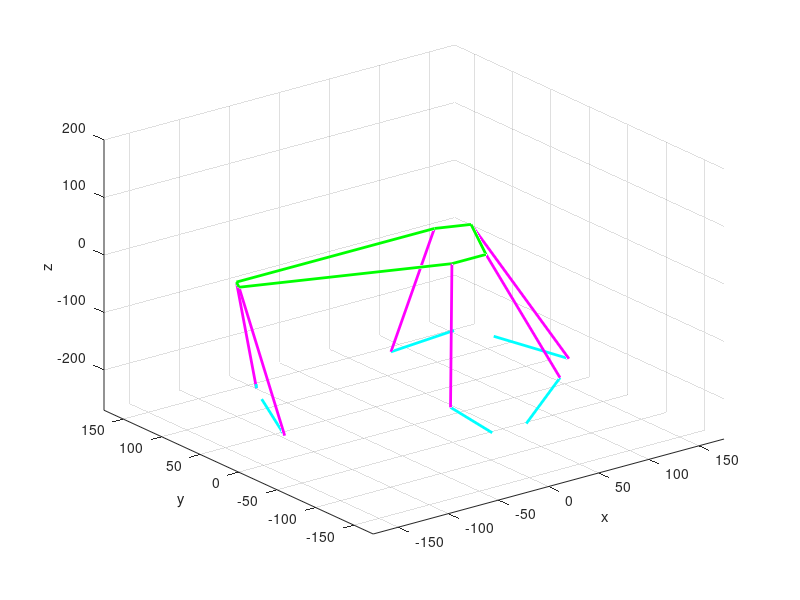

Reproduce this figure in MATLAB.
rb = 125; %radius of base mm
angle_offset = 30-15.63/2; %smallest angle between 2 mounts
h = 200;
l_crank = 70;
l_rocker = sqrt(h^2 + l_crank^2);
n_segments = 30;
linewidth = 2;
x_lim = rb+50;
y_lim = rb+50;

Tx=0;
Ty=35.8;
Tz=0;
alpha=1; %1 degree increments
beta=0/n_segments;
gamma=0;

T = ones(7,3);
top = ones(7,3);
base = ones(7,3);
R = eye(3);
lengths = ones(6,n_segments);
servo_angle = zeros(6,n_segments);
B = ones(n_segments, 6); %crank angle?


%base platform
for i=0:6
    if mod(i,2)==0 %if i is even
    angle = i*60 + angle_offset;  
    B(i+1) = deg2rad(angle-90);

    else
    angle = i*60 - angle_offset;
    B(i+1) = deg2rad(angle+90);
    end
    base(i+1,:) = [rb*cos(deg2rad(angle)), rb*sin(deg2rad(angle)), -h];
end
%plot base
plot3(base(:,1),base(:,2),base(:,3),'r', 'linewidth', linewidth); %connects the dots
hold on;

%top platform
for i=0:6
    if mod(i,2)==0 %if i is even
    angle = i*60 + angle_offset;  
      
    else
    angle = i*60 - angle_offset;  
    end
  top(i+1,:) = [rb*cos(deg2rad(angle)), rb*sin(deg2rad(angle)), 0];
end
%plot top
plot3(top(:,1),top(:,2),top(:,3),'g', 'linewidth', linewidth);
hold on;


%plot crank and rocker
for i=1:6
lengths(i) = norm(top(i,:) - base(i,:));
M = 2*l_crank*(top(i,3)-base(i,3));
N = 2*l_crank*(cos(B(i))*(top(i,1)-base(i,1)) + sin(B(i))*(top(i,2)-base(i,2)));
L=lengths(i)^2-(l_rocker^2-l_crank^2);
servo_angle(i,1) = asin(L/sqrt(M^2+N^2)) - atan(N/M);
crank = [base(i,1) + l_crank*cos(B(i))*cos(servo_angle(i,1)), base(i,2) + l_crank*cos(servo_angle(i,1))*sin(B(i)),...
        base(i,3) + l_crank*sin(servo_angle(i,1))];

link1 = [top(i,:); crank];
link2 = [crank;base(i,:)];
plot3(link1(:,1),link1(:,2),link1(:,3),'m', 'linewidth', linewidth);
hold on;
plot3(link2(:,1),link2(:,2),link2(:,3),'c', 'linewidth', linewidth);
hold on;

% compute misalignemnt angles
N = cross([base(i,1) base(i,2) 0] - base(1,:), [base(i,1) base(i,2) 0] - crank);
%// angle between plane and line, equals pi/2 - angle between D-E and N
plane_angle(i,1) = rad2deg(abs( pi/2 - acos( dot(crank-top(i,:), N)/norm(N)/norm(crank-top(i,:)) ) ));
end

axis([-x_lim x_lim -y_lim y_lim -h-l_crank h]);
grid on;
hold off;

%%{
%move platform
for j=1:n_segments

pause(0.0001);

%plot base
plot3(base(:,1),base(:,2),base(:,3),'r', 'linewidth', linewidth); %connects the dots
hold on;

%rotation matrix
R_x = [1,0,0 ; 0, cos(deg2rad(alpha)), sin(deg2rad(alpha)); 0, -sin(deg2rad(alpha)), cos(deg2rad(alpha))];
R_y = [ cos(deg2rad(beta)),0, -sin(deg2rad(beta)); 0,1,0 ; sin(deg2rad(beta)),0, cos(deg2rad(beta))];
R_z = [cos(deg2rad(gamma)), sin(deg2rad(gamma)), 0; -sin(deg2rad(gamma)), cos(deg2rad(gamma)),0; 0,0,1];
R = R_x * R_y * R_z ;

%translation matrix
T(:,1)=Tx;
T(:,2)=Ty;
T(:,3)=Tz;

%update top mount pts
top = R*transpose(top);
top = transpose(top);

%plot top
plot3(top(:,1),top(:,2),top(:,3),'g', 'linewidth', linewidth);
hold on;

%plots links
for i=1:6
lengths(i) = norm(top(i,:) - base(i,:));
M = 2*l_crank*(top(i,3)-base(i,3));
N = 2*l_crank*(cos(B(i))*(top(i,1)-base(i,1)) + sin(B(i))*(top(i,2)-base(i,2)));
L=lengths(i)^2-(l_rocker^2-l_crank^2);
servo_angle(i,j+1) = asin(L/sqrt(M^2+N^2)) - atan(N/M);
crank = [base(i,1) + l_crank*cos(B(i))*cos(servo_angle(i,j+1)), base(i,2) + l_crank*cos(servo_angle(i,j+1))*sin(B(i)),...
        base(i,3) + l_crank*sin(servo_angle(i,j+1))];

link1 = [top(i,:); crank];
link2 = [crank;base(i,:)];
plot3(link1(:,1),link1(:,2),link1(:,3),'m', 'linewidth', linewidth);
hold on;
plot3(link2(:,1),link2(:,2),link2(:,3),'c', 'linewidth', linewidth);
hold on;

% compute misalignemnt angles
N = cross([base(i,1) base(i,2) 0] - base(1,:), [base(i,1) base(i,2) 0] - crank);
%// angle between plane and line, equals pi/2 - angle between D-E and N
plane_angle(i,j+1) = rad2deg(abs( pi/2 - acos( dot(crank-top(i,:), N)/norm(N)/norm(crank-top(i,:)) ) ));

end

hold off;
axis([-x_lim x_lim -y_lim y_lim -h-l_crank h]);
grid on;
xlabel('x');
ylabel('y');
zlabel('z');

end
%%}
%translation matrix
T(:,1)=Tx;
T(:,2)=Ty;
T(:,3)=Tz;

top = top + T;

%plot top
plot3(top(:,1),top(:,2),top(:,3),'g', 'linewidth', linewidth);
hold on;

%plots links
for i=1:6
lengths(i) = norm(top(i,:) - base(i,:));
M = 2*l_crank*(top(i,3)-base(i,3));
N = 2*l_crank*(cos(B(i))*(top(i,1)-base(i,1)) + sin(B(i))*(top(i,2)-base(i,2)));
L=lengths(i)^2-(l_rocker^2-l_crank^2);
servo_angle(i,j+1) = asin(L/sqrt(M^2+N^2)) - atan(N/M);
crank = [base(i,1) + l_crank*cos(B(i))*cos(servo_angle(i,j+1)), base(i,2) + l_crank*cos(servo_angle(i,j+1))*sin(B(i)),...
        base(i,3) + l_crank*sin(servo_angle(i,j+1))];

link1 = [top(i,:); crank];
link2 = [crank;base(i,:)];
plot3(link1(:,1),link1(:,2),link1(:,3),'m', 'linewidth', linewidth);
hold on;
plot3(link2(:,1),link2(:,2),link2(:,3),'c', 'linewidth', linewidth);
hold on;

% compute misalignemnt angles
N = cross([base(i,1) base(i,2) 0] - base(1,:), [base(i,1) base(i,2) 0] - crank);
%// angle between plane and line, equals pi/2 - angle between D-E and N
plane_angle(i,j+1) = rad2deg(abs( pi/2 - acos( dot(crank-top(i,:), N)/norm(N)/norm(crank-top(i,:)) ) ));

end

hold off;
axis([-x_lim x_lim -y_lim y_lim -h-l_crank h]);
grid on;
xlabel('x');
ylabel('y');
zlabel('z');

array = rad2deg(servo_angle);
